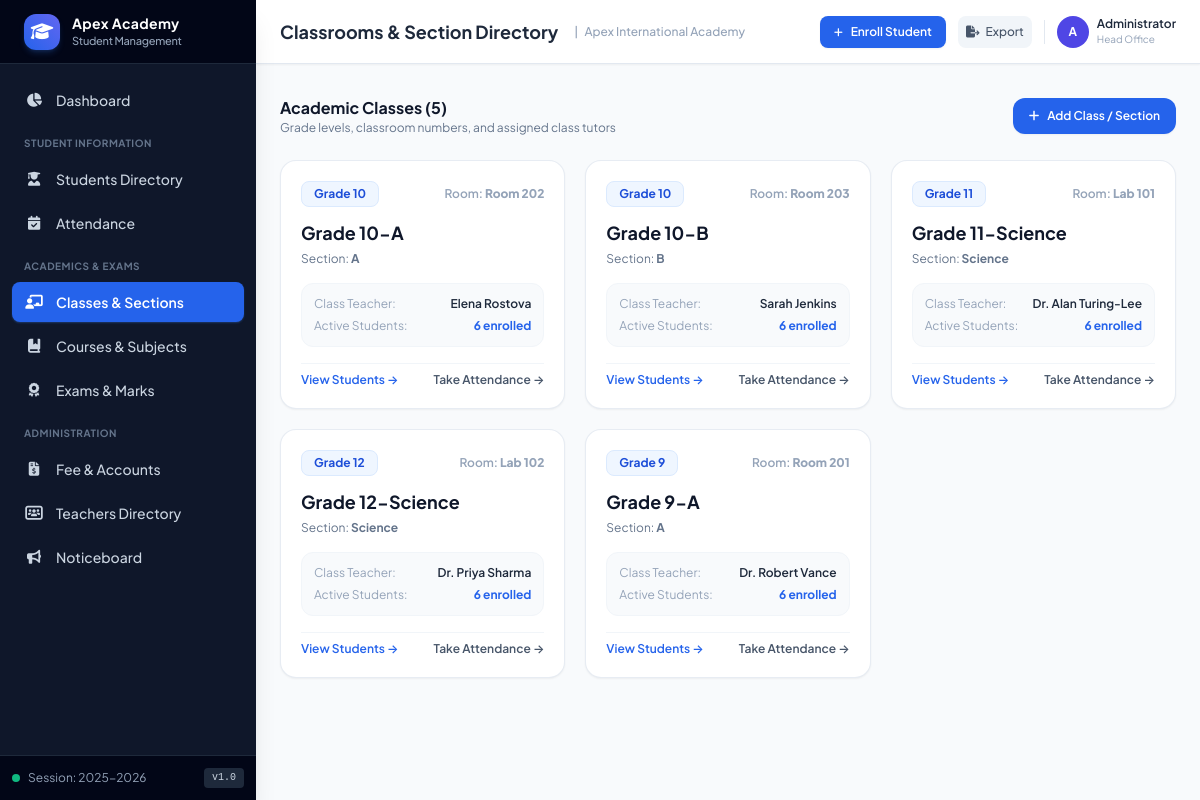
The page /academics/classes on the database its author committed.
### tables this page shows
CREATE TABLE classes (
        id INTEGER PRIMARY KEY AUTOINCREMENT,
        name TEXT NOT NULL,
        grade_level TEXT NOT NULL,
        section TEXT NOT NULL,
        room_number TEXT,
        class_teacher_id INTEGER,
        FOREIGN KEY (class_teacher_id) REFERENCES teachers(id) ON DELETE SET NULL,
        UNIQUE(grade_level, section)
    );

### app.py (the view)
@app.route('/academics/classes')
def classes_list():
    classes = query_db("""
        SELECT c.*, t.full_name as teacher_name, COUNT(s.id) as student_count
        FROM classes c
        LEFT JOIN teachers t ON c.class_teacher_id = t.id
        LEFT JOIN students s ON c.id = s.class_id
        GROUP BY c.id
        ORDER BY c.grade_level, c.section
    """)
    teachers = query_db("SELECT * FROM teachers ORDER BY full_name")
    return render_template('academics/classes.html', classes=classes, teachers=teachers)

### app.py (called while the page is built)
@app.context_processor
def inject_global_settings():
    return {
        'school_name': config.SCHOOL_NAME,
        'school_tagline': config.SCHOOL_TAGLINE,
        'school_address': config.SCHOOL_ADDRESS,
        'school_contact': config.SCHOOL_CONTACT,
        'academic_year': config.SCHOOL_ACADEMIC_YEAR,
        'now': datetime.now()
    }

### database.py (called while the page is built)
def get_db():
    conn = sqlite3.connect(DATABASE_PATH)
    conn.row_factory = sqlite3.Row
    conn.execute("PRAGMA foreign_keys = ON")
    return conn

def query_db(query, args=(), one=False):
    conn = get_db()
    try:
        cur = conn.cursor()
        cur.execute(query, args)
        rv = cur.fetchall()
        return (rv[0] if rv else None) if one else rv
    finally:
        conn.close()

### templates/academics/classes.html (shortened to what this page needs)
{% extends "base.html" %}
{% block header_title %}Classrooms & Section Directory{% endblock %}
{% block content %}
<div class="space-y-6 pb-12">
    <div class="flex items-center justify-between">
        <div>
            <h3 class="text-base font-bold text-slate-900">Academic Classes ({{ classes|length }})</h3>
            <p class="text-xs text-slate-500">Grade levels, classroom numbers, and assigned class tutors</p>
        </div>
        <button onclick="openModal('addClassModal')" class="inline-flex items-center gap-2 bg-blue-600 hover:bg-blue-700 text-white text-xs font-semibold px-4 py-2.5 rounded-xl transition-colors shadow-sm">
            <i class="fa-solid fa-plus"></i>
            <span>Add Class / Section</span>
        </button>
    </div>
    <div class="grid grid-cols-1 md:grid-cols-2 lg:grid-cols-3 gap-5">
        {% for c in classes %}
        <div class="bg-white p-5 rounded-2xl border border-slate-200/80 shadow-sm hover:border-blue-300 transition-all flex flex-col justify-between space-y-4">
            <div>
                <div class="flex items-center justify-between mb-3">
                    <span class="text-xs font-bold bg-blue-50 text-blue-700 px-3 py-1 rounded-lg border border-blue-100">
                        {{ c.grade_level }}
                    </span>
                    <span class="text-xs font-semibold text-slate-400">
                        Room: <b>{{ c.room_number or 'TBA' }}</b>
                    </span>
                </div>
                <h4 class="text-lg font-bold text-slate-900">{{ c.name }}</h4>
                <p class="text-xs text-slate-500 mt-1">Section: <b>{{ c.section }}</b></p>
            </div>
            <div class="bg-slate-50 p-3 rounded-xl border border-slate-100 text-xs space-y-1.5">
                <div class="flex items-center justify-between">
                    <span class="text-slate-400">Class Teacher:</span>
                    <span class="font-semibold text-slate-800">{{ c.teacher_name or 'Not Assigned' }}</span>
                </div>
                <div class="flex items-center justify-between">
                    <span class="text-slate-400">Active Students:</span>
                    <span class="font-bold text-blue-600">{{ c.student_count }} enrolled</span>
                </div>
            </div>
            <div class="flex items-center justify-between pt-2 border-t border-slate-100 text-xs">
                <a href="{{ url_for('students_list', class_id=c.id) }}" class="font-semibold text-blue-600 hover:text-blue-700">
                    View Students &rarr;
                </a>
                <a href="{{ url_for('attendance_index', class_id=c.id) }}" class="font-semibold text-slate-600 hover:text-slate-900">
                    Take Attendance &rarr;
                </a>
            </div>
        </div>
        {% endfor %}
    </div>
</div>
{% endblock %}

### static/css/styles.css (style rules this page uses)
body { font-family: 'Plus Jakarta Sans', system-ui, -apple-system, sans-serif; }

### rows shown on the page
classes: grade_level "Grade 10", room_number "Room 202", name "Grade 10-A", section "A", teacher_name "Elena Rostova", student_count "6"
classes: grade_level "Grade 10", room_number "Room 203", name "Grade 10-B", section "B", teacher_name "Sarah Jenkins", student_count "6"
classes: grade_level "Grade 11", room_number "Lab 101", name "Grade 11-Science", section "Science", teacher_name "Dr. Alan Turing-Lee", student_count "6"
classes: grade_level "Grade 12", room_number "Lab 102", name "Grade 12-Science", section "Science", teacher_name "Dr. Priya Sharma", student_count "6"
classes: grade_level "Grade 9", room_number "Room 201", name "Grade 9-A", section "A", teacher_name "Dr. Robert Vance", student_count "6"

### other values the page prints
{{ academic_year }} "2025-2026"
{{ school_name }} "Apex International Academy"
{{ classes|length }} "5"
